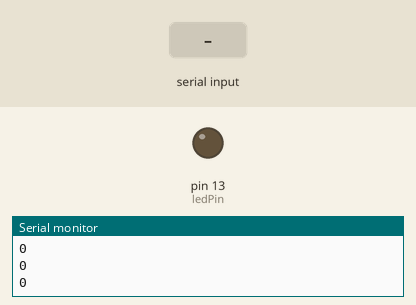
This sketch was run on a simulated Arduino Uno, built with avr-gcc and run on an emulated ATmega328P. Parts: output pins drawn as LEDs (lit = HIGH), the last lines printed to the serial monitor. Inputs (shaded band) come from the test bench.

Above: at 1.2 s.
1.3 s: byte 177 (177) received over Serial
At 2.5 s:
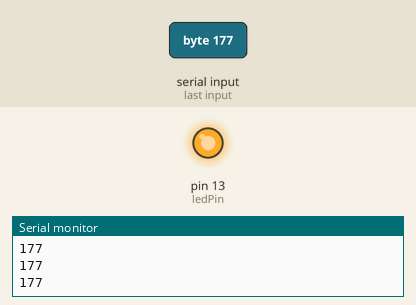
Timing chart, 0 to 4.3 s (numbered marks = the images above; inputs shaded):
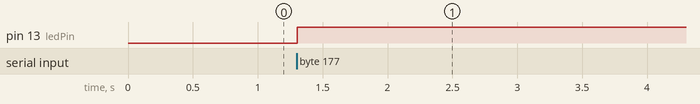

Measured:
- after the input at 1.3 s, pin 13 (ledPin): LOW → HIGH at once

The sketch:

sketch_oct15a.ino
```cpp
int ledPin=13;
int state=0;
int data=0;

void setup()
{
  pinMode(ledPin,OUTPUT);
  digitalWrite(ledPin,state);
  Serial.begin(9600);
}

void loop()
{
  Serial.println(data);
  if(Serial.available()>0)
  {
    state=!state;
    data=Serial.read();
    switch(data)
    {
      case 177:
        digitalWrite(ledPin,state);
      break;
    }
  }
}
```
